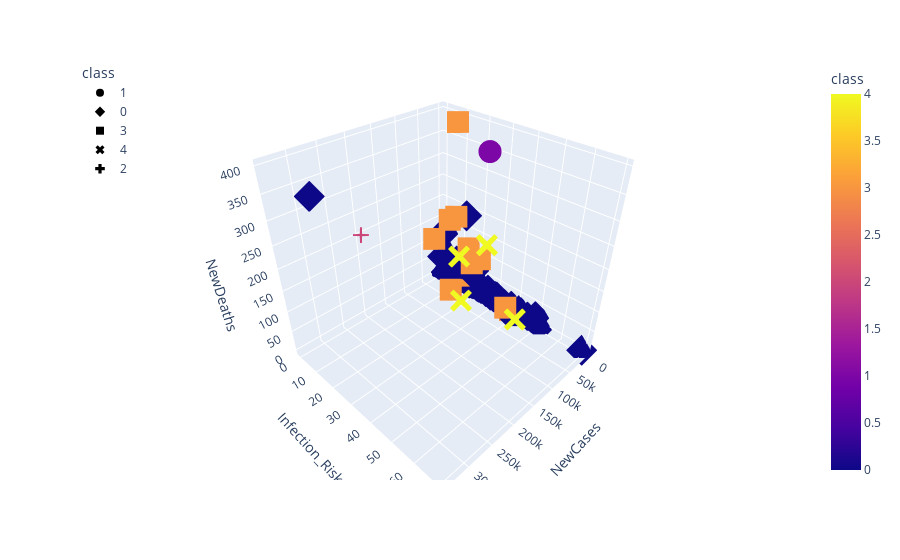

Here is the notebook cell this chart was saved with:
### Code cell
fig = px.scatter_3d(
    covid_data_df,
    x="NewCases",
    y="Infection_Risk",
    z="NewDeaths",
    color="class",
    symbol="class"
)
fig.update_layout(legend=dict(x=0, y=1))
fig.show()

### Figure 1 — Plotly figure (JSON) as saved in the notebook; plotly's stock layout.template omitted (floating-point values rounded to 4 significant figures; data arrays with more than 128 entries replaced by an {"elided": "..."} marker saying what was removed)
{"data": [{"hovertemplate": "class=%{marker.color}<br>NewCases=%{x}<br>Infection_Risk=%{y}<br>NewDeaths=%{z}<extra></extra>", "legendgroup": "1", "marker": {"color": [1], "coloraxis": "coloraxis", "symbol": "circle"}, "mode": "markers", "name": "1", "scene": "scene", "showlegend": true, "type": "scatter3d", "x": [11781], "y": [24.4], "z": [354]}, {"hovertemplate": "class=%{marker.color}<br>NewCases=%{x}<br>Infection_Risk=%{y}<br>NewDeaths=%{z}<extra></extra>", "legendgroup": "0", "marker": {"color": {"elided": "202 int values"}, "coloraxis": "coloraxis", "symbol": "diamond"}, "mode": "markers", "name": "0", "scene": "scene", "showlegend": true, "type": "scatter3d", "x": {"elided": "202 int values"}, "y": {"elided": "202 float values"}, "z": {"elided": "202 int values"}}, {"hovertemplate": "class=%{marker.color}<br>NewCases=%{x}<br>Infection_Risk=%{y}<br>NewDeaths=%{z}<extra></extra>", "legendgroup": "3", "marker": {"color": [3, 3, 3, 3, 3, 3, 3, 3, 3, 3, 3], "coloraxis": "coloraxis", "symbol": "square"}, "mode": "markers", "name": "3", "scene": "scene", "showlegend": true, "type": "scatter3d", "x": [34576, 25382, 24298, 49063, 8241, 3658, 58235, 37910, 8761, 11188, 10675], "y": [13.85, 12.13, 24.48, 4.96, 15.71, 4.3, 16.07, 40.3, 17.71, 38.84, 15.2], "z": [199, 398, 113, 129, 110, 155, 26, 40, 75, 2, 34]}, {"hovertemplate": "class=%{marker.color}<br>NewCases=%{x}<br>Infection_Risk=%{y}<br>NewDeaths=%{z}<extra></extra>", "legendgroup": "4", "marker": {"color": [4, 4, 4, 4], "coloraxis": "coloraxis", "symbol": "x"}, "mode": "markers", "name": "4", "scene": "scene", "showlegend": true, "type": "scatter3d", "x": [143571, 39925, 75616, 34989], "y": [37.82, 30.21, 23.59, 44.77], "z": [121, 172, 146, 20]}, {"hovertemplate": "class=%{marker.color}<br>NewCases=%{x}<br>Infection_Risk=%{y}<br>NewDeaths=%{z}<extra></extra>", "legendgroup": "2", "marker": {"color": [2, 2], "coloraxis": "coloraxis", "symbol": "cross"}, "mode": "markers", "name": "2", "scene": "scene", "showlegend": true, "type": "scatter3d", "x": [276746, 0], "y": [23.76, 8.7], "z": [300, 0]}], "layout": {"coloraxis": {"colorbar": {"title": {"text": "class"}}, "colorscale": [[0, "#0d0887"], [0.1111, "#46039f"], [0.2222, "#7201a8"], [0.3333, "#9c179e"], [0.4444, "#bd3786"], [0.5556, "#d8576b"], [0.6667, "#ed7953"], [0.7778, "#fb9f3a"], [0.8889, "#fdca26"], [1, "#f0f921"]]}, "legend": {"title": {"text": "class"}, "tracegroupgap": 0, "x": 0, "y": 1}, "margin": {"t": 60}, "scene": {"domain": {"x": [0, 1], "y": [0, 1]}, "xaxis": {"title": {"text": "NewCases"}}, "yaxis": {"title": {"text": "Infection_Risk"}}, "zaxis": {"title": {"text": "NewDeaths"}}}}}
